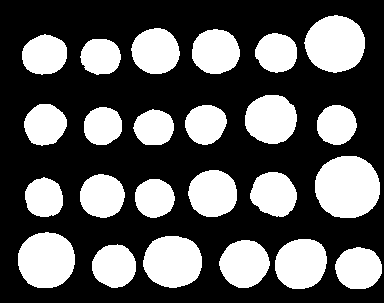
#> input picture ground_truth.png, 384 x 303 px
$ python lab5.py   (older library calls are emulated)
#> lines starting #> are read from the running program, lines starting #| are printed output that depends on the picture; after the words box and inside, x2 and y2 are one past the last pixel; in counts of white or black regions, pixels touching at a corner belong together; long printed decimals are rounded
from skimage import img_as_uint
from skimage.data import coins
from skimage.feature import canny
from skimage.io import imread
import matplotlib.pyplot as plt
from skimage.morphology import binary_dilation, binary_closing, binary_opening, selem
import numpy as np
from scipy.ndimage import binary_fill_holes
from sklearn.metrics import jaccard_score

# obraz referencyjny maski
ref = imread('./ground_truth.png', as_gray=True).astype(np.bool)
#> ref: shape (303, 384) bool; 35.2% white; 24 white regions, largest, box (x1, y1, x2, y2) and area: (315, 156, 380, 218) 3252, (304, 15, 365, 73) 2701, (18, 232, 75, 288) 2561

# zaczytanie obrazu z monetami
coins = coins()
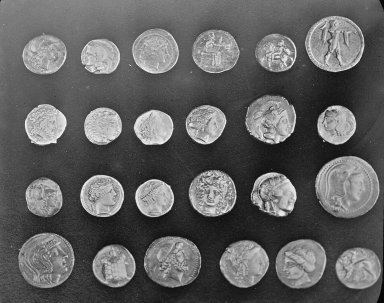
#> input picture skimage.data.coins(), 384 x 303 px
#> coins is the input picture: shape (303, 384); min 1, max 252, mean 96.9

# detekcja krawędzi za pomocą det. Canny
cannyed = canny(coins, high_threshold=255)
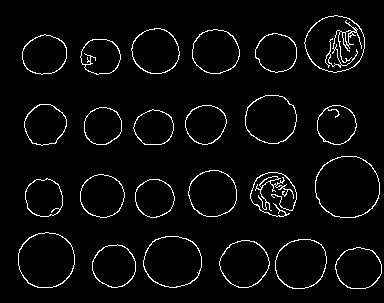
#> cannyed: shape (303, 384) bool; 3.9% white in thin lines or dots, all inside (x1, y1, x2, y2) = (18, 15, 382, 289)

# zamknięcie z ele. strukturalnym w kształcie dysku o r = 2
mask = binary_closing(cannyed, selem=selem.disk(2))
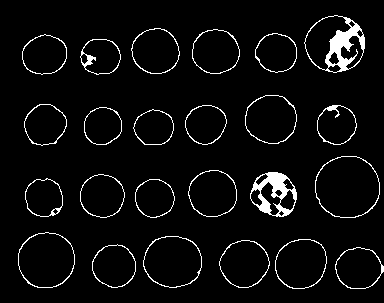
#> mask: shape (303, 384) bool; 4.8% white; 24 white regions, largest, box (x1, y1, x2, y2) and area: (304, 15, 365, 73) 1002, (250, 172, 297, 217) 890, (315, 156, 380, 218) 229
# wypełnianie dziur
mask = binary_fill_holes(mask)
#> mask: shape (303, 384) bool; 35.3% white; 24 white regions, largest, box (x1, y1, x2, y2) and area: (315, 156, 380, 218) 3254, (304, 15, 365, 73) 2705, (18, 232, 75, 288) 2562

fig, ax = plt.subplots(2,2)
ax[0,0].imshow(coins, cmap='gray')
ax[0,0].set_title('coins')

ax[0,1].imshow(coins * mask, cmap='gray')
ax[0,1].set_title('coins * mask')

ax[1,0].imshow(mask, cmap='gray')
ax[1,0].set_title('mask')

ax[1,1].imshow(ref, cmap='gray')
ax[1,1].set_title('ground_truth')

# indeks Jaccarda
score = jaccard_score(mask.ravel(), np.array(ref).ravel())
#> score = 0.998
print(score)
#| 0.9978

fig.show()
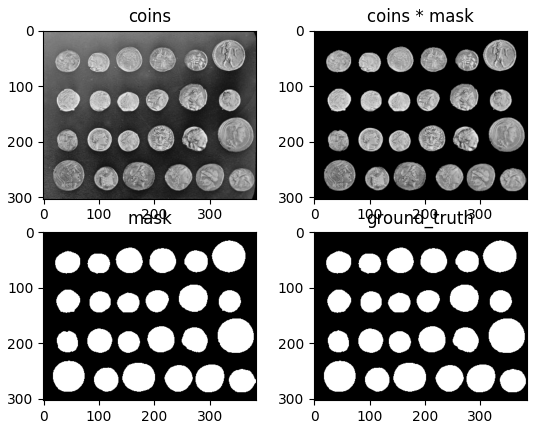
#> figure drawn by matplotlib, 4 panels
